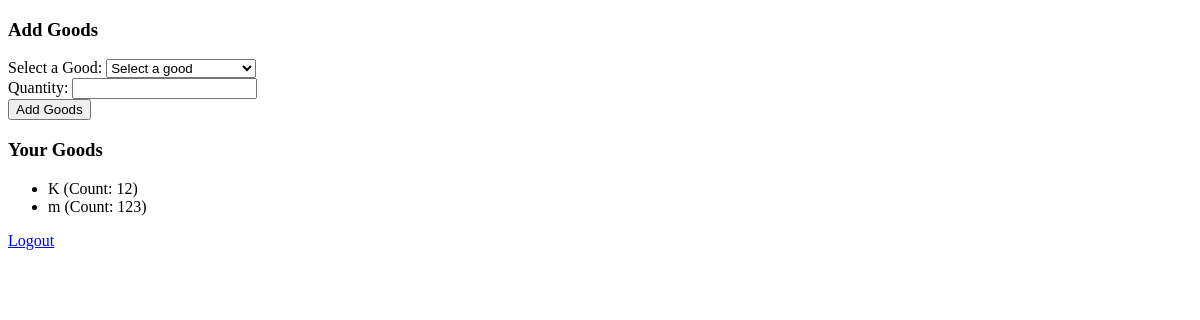
The page /app/add_goods/ (signed in) on the database as committed earlier.
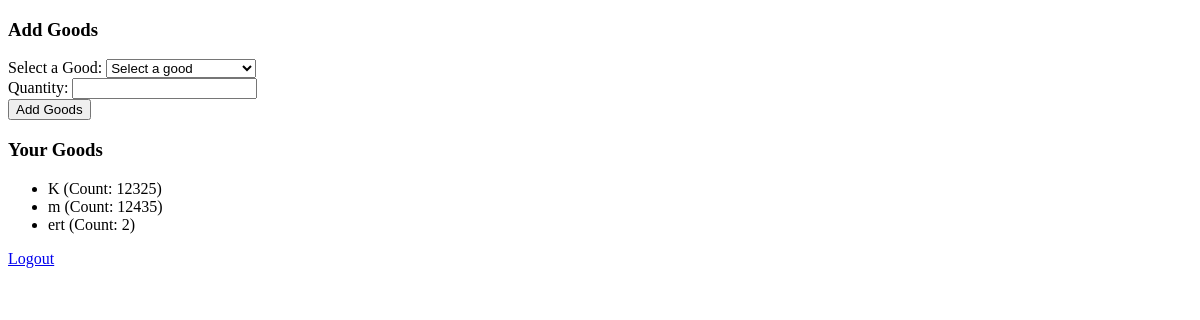
The same page on the database as committed later.
### app/models.py (models this page shows, shortened)
class UserGoodRelation(models.Model):
    user = models.ForeignKey(User, on_delete=models.CASCADE)
    good = models.ForeignKey(Good, on_delete=models.CASCADE)
    count = models.IntegerField()

class Good(models.Model):
    name = models.CharField(max_length=255)
    price = models.IntegerField()

### app/views.py (the view, shortened to what this page needs)
# urls.py: path('add_goods/', views.add_goods, name='add_goods'),
@login_required(login_url='login')
def add_goods(request):
    all_goods = Good.objects.all()
    user_goods = UserGoodRelation.objects.filter(user=request.user)
    return render(request, 'add_goods.html', { 'user_goods': user_goods, 'all_goods':all_goods})

### app/templates/add_goods.html (shortened to what this page needs)
<!DOCTYPE html>
<html>
<head>
</head>
<body>
    <form method="post" action="{% url 'add_goods' %}">
        <h3>Add Goods</h3>
        <label for="good">Select a Good:</label>
        <select id="good" name="good" required>
            <option value="" disabled selected>Select a good</option>
        </select>
        <br>
        <label for="count">Quantity:</label>
        <input type="number" id="count" name="count" min="1" required>
        <br>
        <button type="submit">Add Goods</button>
    </form>
    <h3>Your Goods</h3>
    <ul>
        {% for user_good in user_goods %}
            <li>{{ user_good.good.name }} (Count: {{ user_good.count }})</li>
        {% endfor %}
    </ul>
    <p><a href="{% url 'logout' %}">Logout</a></p>
</body>
</html>

Rows that differ between the two databases and show on the page:
changed UserGoodRelation (number 1 of 3 on the later page): count "12" → "12325"
changed UserGoodRelation (number 2 of 3 on the later page): count "123" → "12435"
added UserGoodRelation: good.name "ert", count "2"
